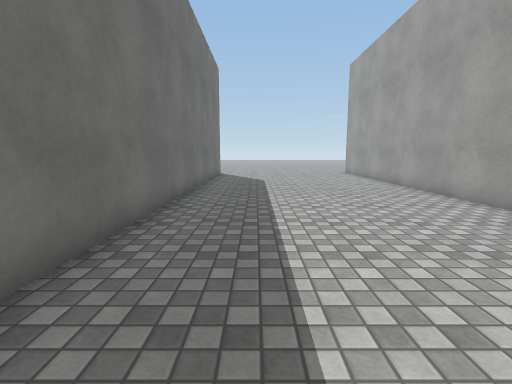
view 1 (above)

24 first-person views from a walk through a Unity game level. The camera is 1.3 m above the floor, tilts 8° down and sees 85° across. The floor is counted in squares, 1 m on a side. Each view is taken from the middle of a square. On the plan, view 1 faces up. The plan holds only what a view shows up to about 13 squares ahead; the rest is blank. The place goes on beyond the plan. The player is left out. Some surface patterns are stand-ins.

view 2
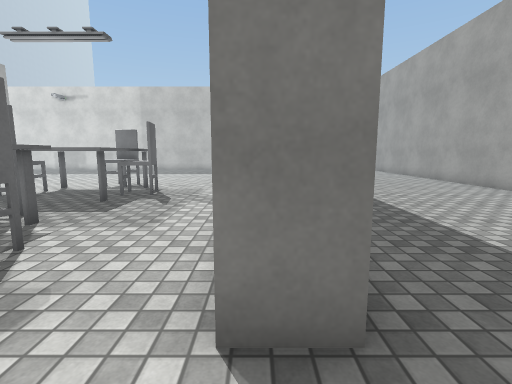

view 3
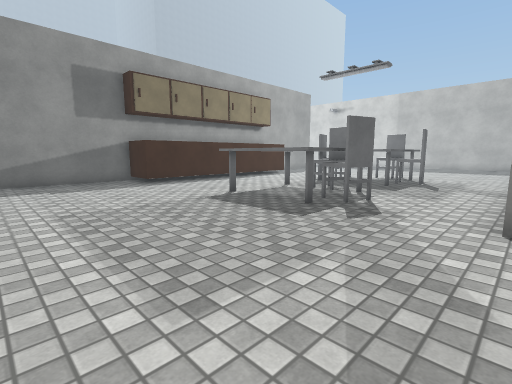

view 4
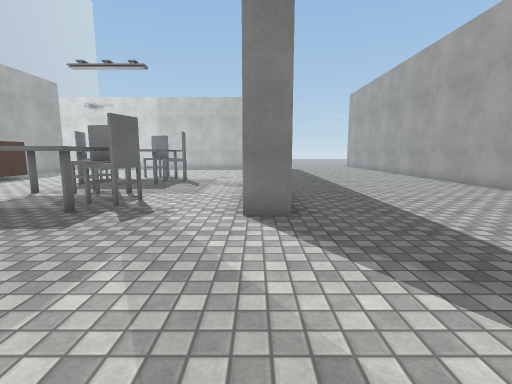

view 5
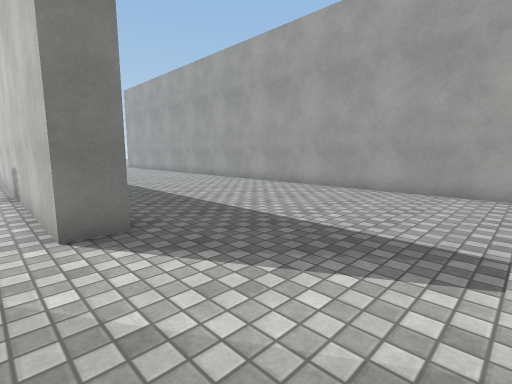

view 6
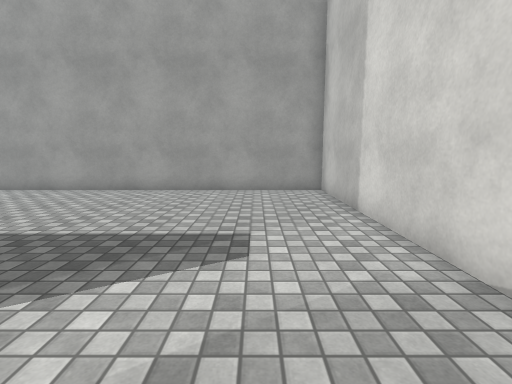

view 7
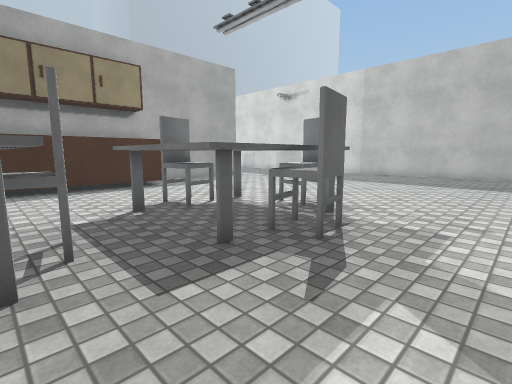

view 8
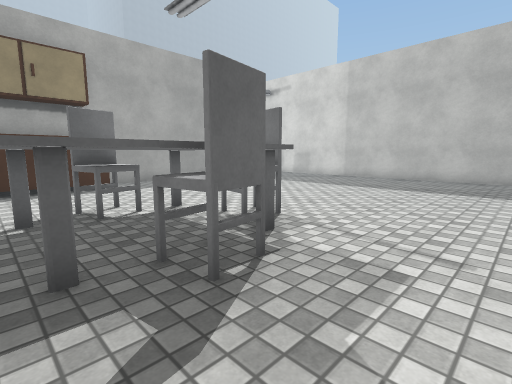

view 9
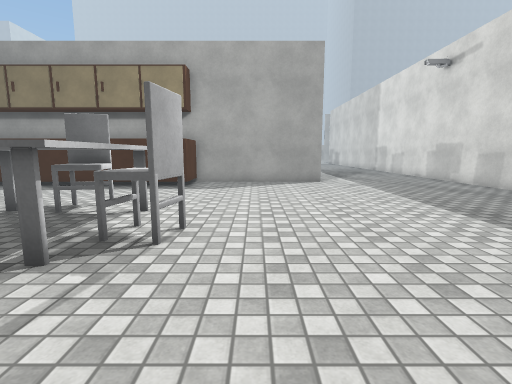

view 10
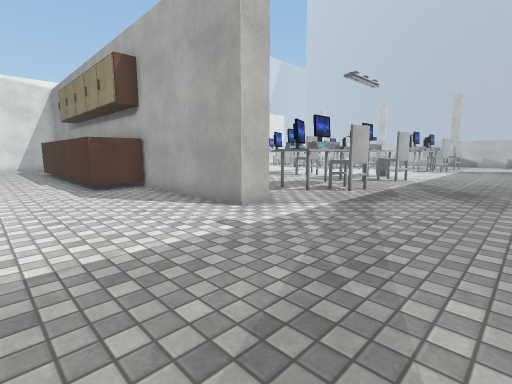

view 11
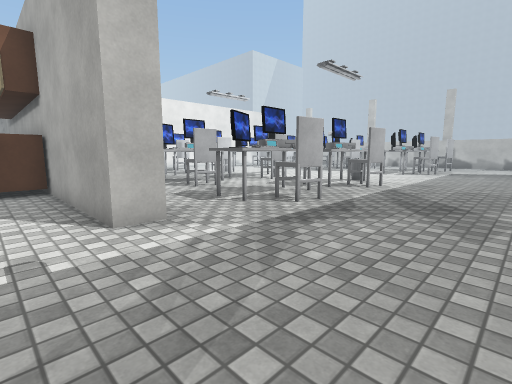

view 12
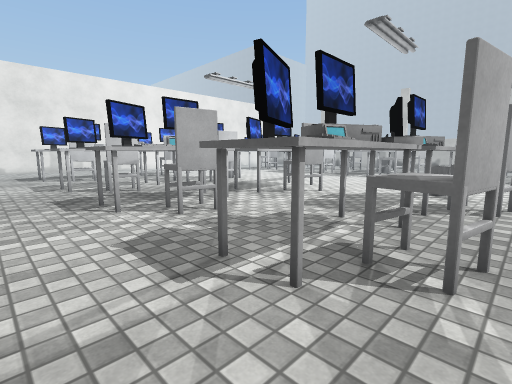

view 13
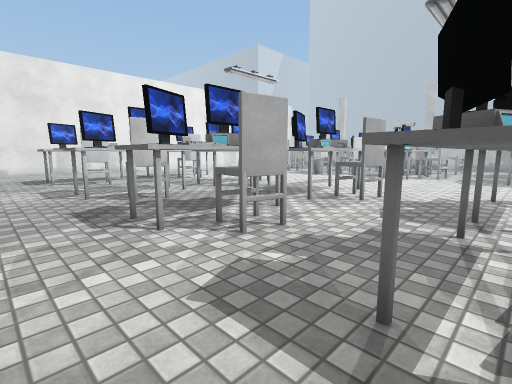

view 14
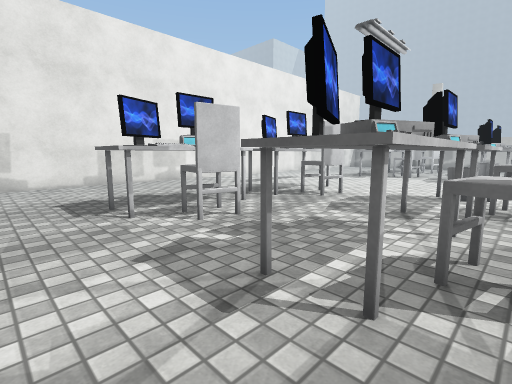

view 15
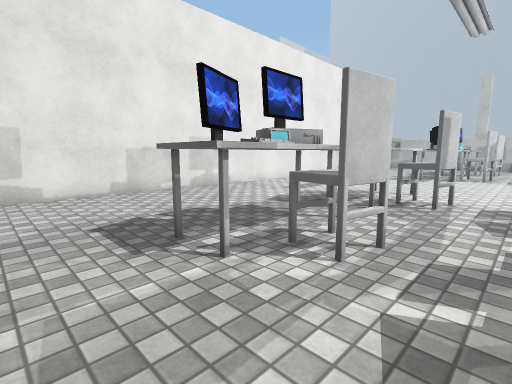

view 16
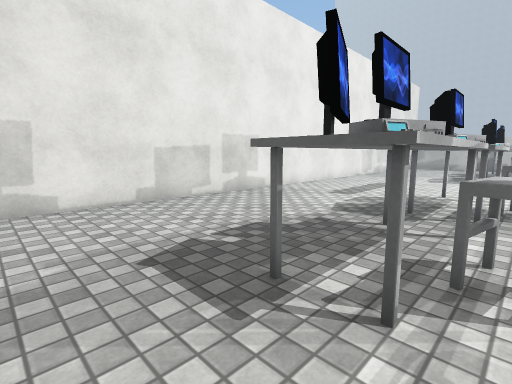

view 17
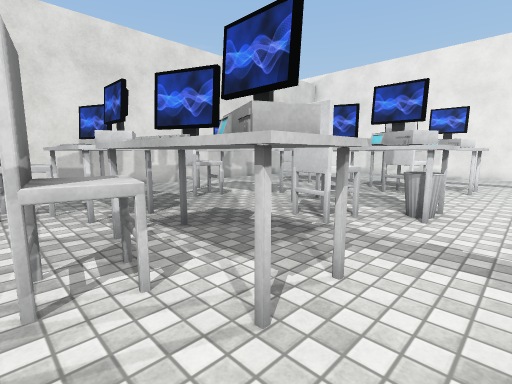

view 18
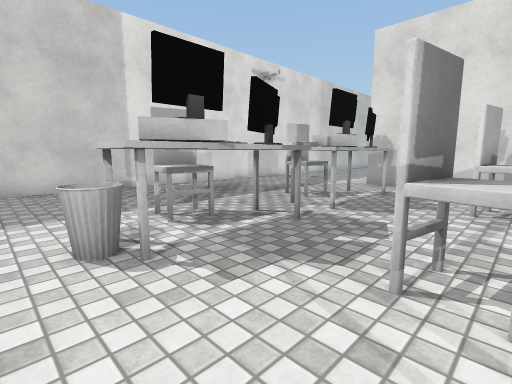

view 19
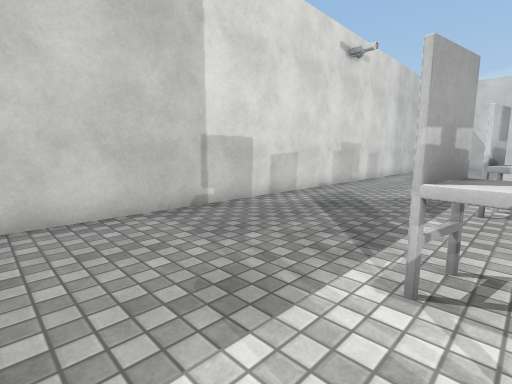

view 20
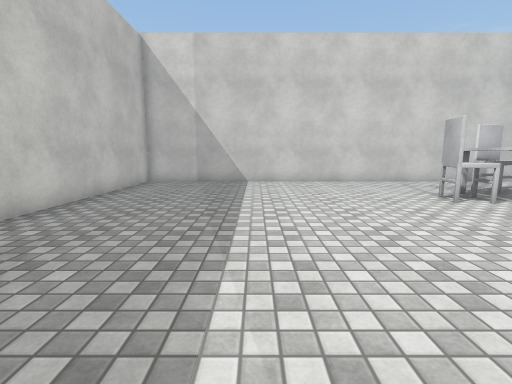

view 21
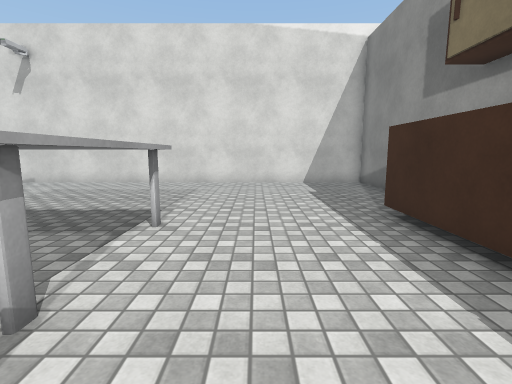

view 22
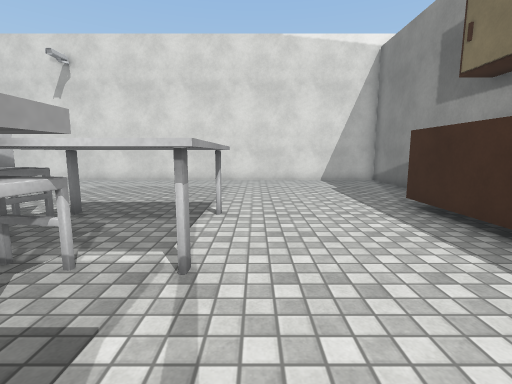

view 23
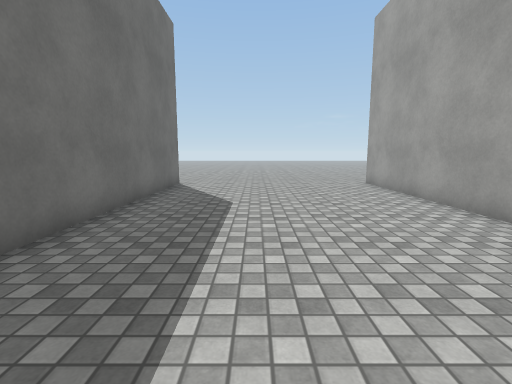

view 24
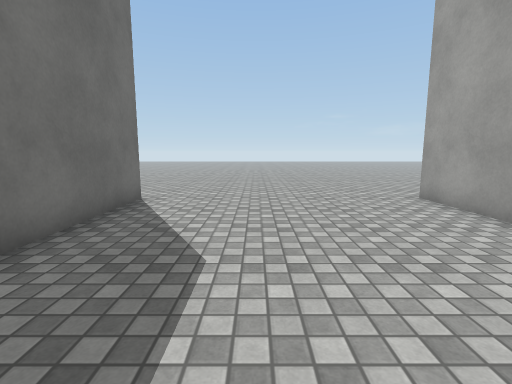

### Floor plan
Points are (right, up) in squares from view 1. A wall is a line through its corners. A room is listed if a view was taken in it or the views show most of it. See-through windows are left out.
Room 1 (views 1, 2, 3, 4, 5, 6, 7, 8, 9, 10, 11, 12, 13, 14, 15, 16, 17, 18, 19, 20, 21, 22, 23, 24)
walls: (-16.6, 5.4) (-14.7, 5.4) (-14.7, -3.9) (-16.6, -3.9) (-16.6, -10.3) (5.8, -10.3) (5.8, 18.1); (-17.6, 9.6) (-17.6, 10.9) (-16.6, 10.9) (-16.6, 4.8); (-17.6, 0) (-17.6, 8); (-13.6, 16.9) (-28.9, 16.9); (-2.2, -3.3) (-3.3, -3.3) (-3.3, 16.9) (-10.8, 16.9); (-2.3, 17.9) (-2.3, 2.2); (-29.4, -10.3) (-18.2, -10.3)
objects: table (-28, -5) to (-28, -4); table (-28, 0) to (-28, 1); table (-28, 5) to (-27, 6); table (-28, 10); computer (-27, -5) to (-27, -4); computer (-27, 0) to (-27, 1); computer (-27, 4) to (-27, 5); computer (-27, 9) to (-27, 10); monitor (-26, -5) to (-25, -5); other object (-26, -4) to (-25, -4); chair (-26, -3) to (-26, -2); monitor (-26, 0) to (-25, 0); chair (-26, 1) to (-26, 2); table (-26, 4); keyboard (-26, 5) to (-25, 5); chair (-26, 6) to (-26, 7); monitor (-26, 9) to (-25, 9); other object (-26, 10) to (-25, 10); chair (-26, 11) to (-26, 12); other object (-25, 1); monitor (-25, 4); table (-25, 5) to (-24, 6); table (-24, -5) to (-24, -4); table (-24, 0) to (-24, 1); table (-24, 10); computer (-23, -5) to (-22, -4); computer (-23, 0) to (-22, 1); table (-23, 4); computer (-23, 4) to (-22, 5); table (-23, 6); computer (-23, 9) to (-22, 10); table (-23, 11); keyboard (-22, -4) to (-21, -4); chair (-22, -3) to (-21, -2); other object (-22, 1) to (-21, 1); chair (-22, 2) to (-21, 2); other object (-22, 5) to (-21, 6); chair (-22, 6) to (-21, 7); other object (-22, 10) to (-21, 10); chair (-22, 11) to (-21, 12); monitor (-21, -5) to (-20, -4); monitor (-21, 0) to (-20, 0); monitor (-21, 4) to (-20, 5); monitor (-21, 9) to (-20, 10); table (-20, -5); table (-20, 1); table (-20, 4); table (-20, 6); table (-20, 9); chair (-11, 4) to (-10, 4); table (-10, -3) to (-7, 0); table (-10, 2) to (-7, 6); chair (-9, 0) to (-8, 1); chair (-9, 6) to (-8, 7); chair (-7, -2) to (-6, -1); chair (-7, 4) to (-6, 4)

Where each view was taken, in squares from view 1:
view 1: 0 up, 0 right, facing up
view 2: 5 down, 3 left, facing up
view 3: 9 down, 3 left, facing up-left
view 4: 9 down, 3 left, facing up
view 5: 8 down, 4 left, facing up-right
view 6: 8 down, 4 left, facing right
view 7: 0 up, 4 left, facing up-left
view 8: 2 up, 4 left, facing up-left
view 9: 8 up, 4 left, facing left
view 10: 16 up, 12 left, facing down-left
view 11: 16 up, 15 left, facing down-left
view 12: 12 up, 18 left, facing down-left
view 13: 10 up, 18 left, facing down-left
view 14: 2 up, 18 left, facing down-left
view 15: 1 down, 18 left, facing down-left
view 16: 3 down, 18 left, facing down-left
view 17: 7 up, 29 left, facing down-right
view 18: 6 up, 29 left, facing up-right
view 19: 11 up, 29 left, facing up-right
view 20: 12 up, 16 left, facing right
view 21: 2 up, 12 left, facing down
view 22: 3 up, 11 left, facing down
view 23: 6 up, 1 right, facing up
view 24: 10 up, 1 right, facing up
